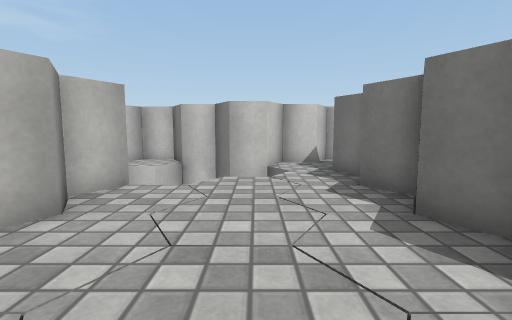
[1] (above)

12 first-person views from a walk through a Unity game level. The camera is 0.55 m above the floor, tilts 6° down and sees 85° across. The floor is counted in squares, 0.5 m on a side. Each view is taken from the middle of a square. On the plan, view 1 faces up. The plan holds only what a view shows up to about 12 squares ahead; the rest is blank. The place goes on beyond the plan. Surface patterns are stand-ins for the level's own textures.

[2]
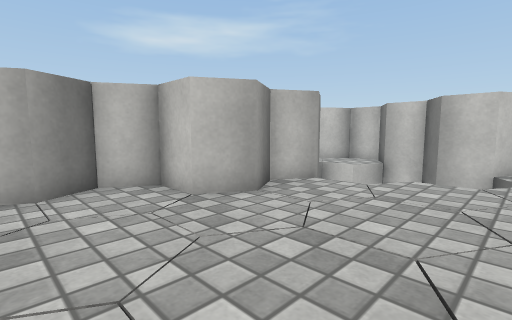

[3]
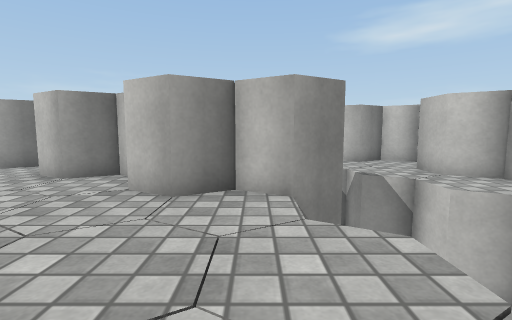

[4]
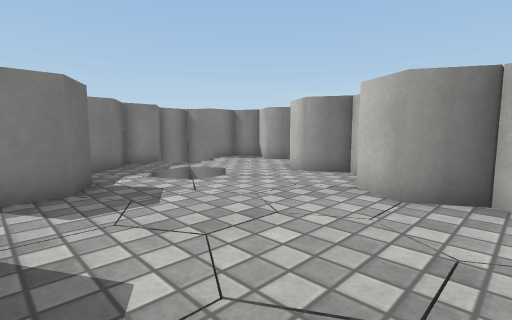

[5]
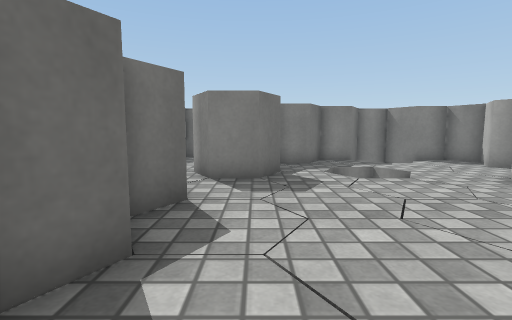

[6]
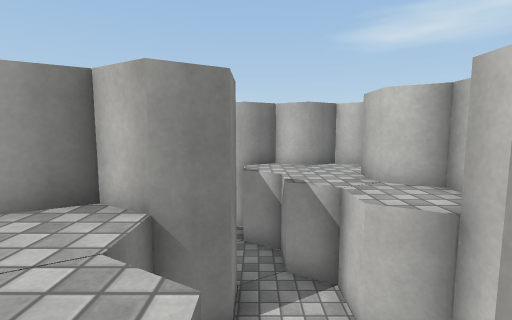

[7]
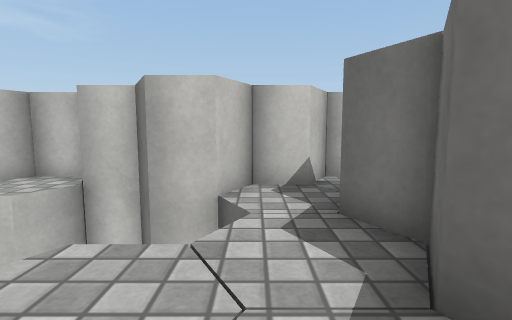

[8]
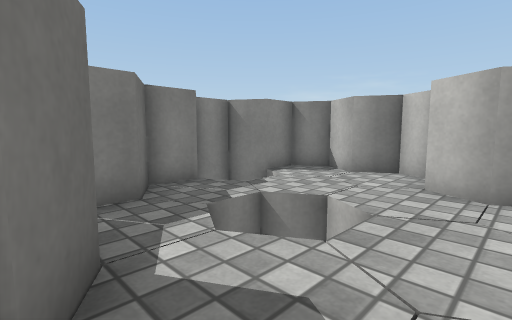

[9]
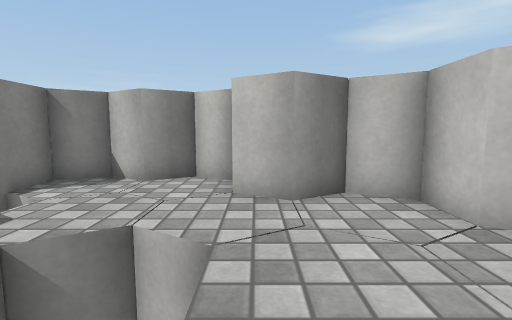

[10]
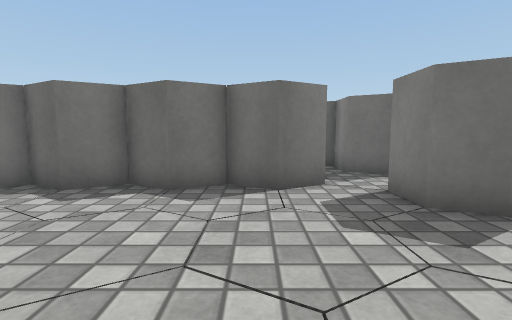

[11]
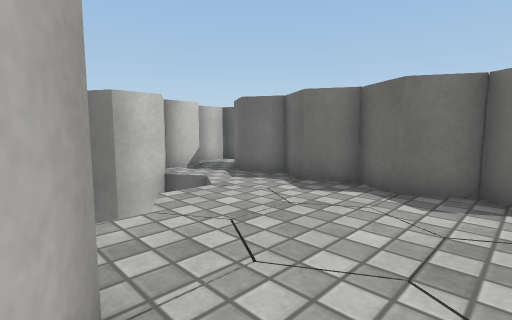

[12]
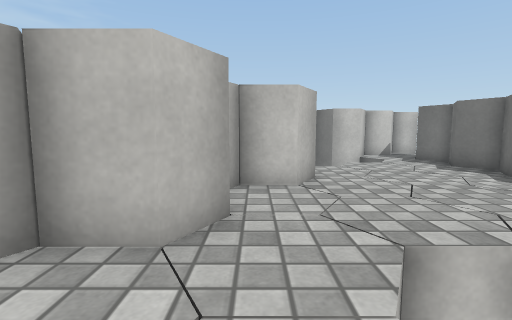

### Floor plan
Key: @ floor where view 1 was taken; # wall or solid block; . floor; v drop or lower ground.
Columns run from 8 left of view 1 to 3 right of it. Each row starts with its distance up from view 1.
 10 ##########
  9 #....v ###
  8 #..vvv  v ##
  7 #.vvvv vv..#
  6 #v  ##vv..##
  5     ##.....#
  4     ##....##
  3    ###.....#
  2    #......##
  1    ##.....##
  0   ##....@.#
 -1  ##..   ###
 -2  ##..
 -3  ##...
 -4  ## vv #
 -5   ##v###
 -6    ###

Positions as (right, up) in squares from view 1, and headings:
1: (0, 0), facing up
2: (1, 0), facing up-left
3: (2, 5), facing left
4: (2, 5), facing down-left
5: (1, 6), facing down
6: (1, 7), facing left
7: (1, 4), facing up
8: (1, 1), facing down-left
9: (0, 0), facing left
10: (-3, 2), facing right
11: (-3, 2), facing up-right
12: (-4, -3), facing up
